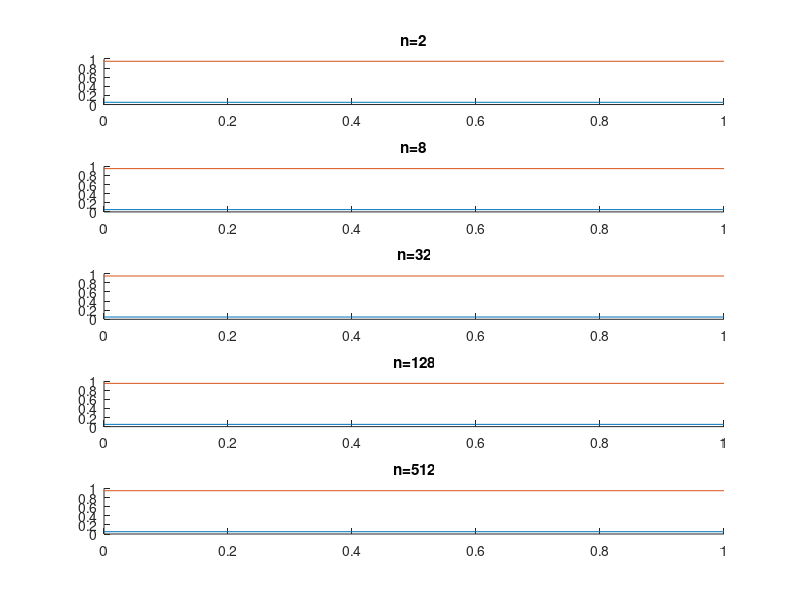

Recreate this plot in MATLAB. (Note: this script raises an error after producing the figure.)
% Polya's urn

% close all
clear all
clc

gridn = 2.^[1:2:10];
N = 256;

a0 = 1;

hf = figure('color',[1 1 1 ]);
for i=1:length(gridn)
    ha(i) = subplot(length(gridn),1,i,'parent',hf,'nextplot','add','xlim',[0,1],'ylim',[0,1]);
    title(ha(i),['n=',num2str(gridn(i))])
    plot(ha(i),[0,1],[0.05,0.05])
    plot(ha(i),[0,1],[0.95,0.95])
end

FPR = zeros(length(gridn),2);
for i=1:length(gridn)
    n = gridn(i);
    for j=1:N
        m = randn(1,n)>0;
        m = [m;1-m];
        [F,F0,a] = PolyaLEV(m,a0);
        ep = VBA_ExceedanceProb(a,[],'dirichlet',0);
        r = sigm(F-F0);
        plot(ha(i),r,ep,'r.')
        drawnow
        if max(ep)>=0.95
            FPR(i,1) = FPR(i,1) +1;
        end
        if r>=0.95
            FPR(i,2) = FPR(i,2) +1;
        end
    end
    
end



getSubplots
